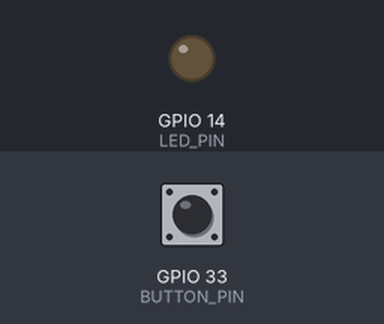
Recording of a sketch running on a simulated ESP32. Parts: output pins drawn as LEDs (lit = HIGH). Inputs (shaded band) come from the test bench; at power-on: GPIO 33 (BUTTON_PIN) HIGH.

Above: at 1.2 s.
1.3 s: GPIO 33 (BUTTON_PIN) pulled LOW for 0.15 s
At 1.37 s:
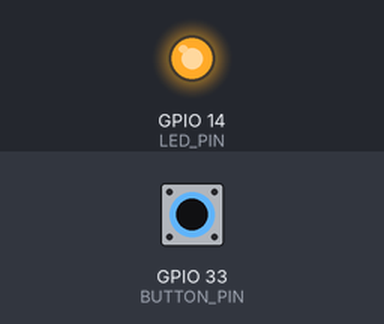
2.9 s: GPIO 33 (BUTTON_PIN) pulled LOW for 3.2 s
At 6.5 s:
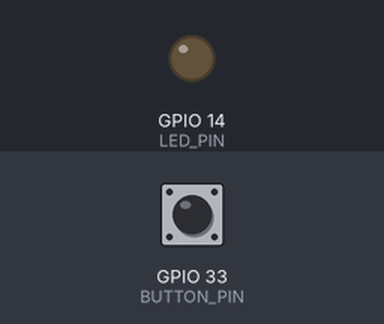
Timing chart, 0 to 8.0 s (numbered marks = the images above; inputs shaded):
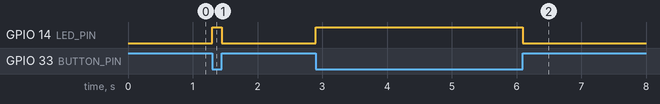

Measured:
- after the input at 1.3 s, GPIO 14 (LED_PIN): LOW → HIGH at once, → LOW 0.15 s later
- after the input at 2.9 s, GPIO 14 (LED_PIN): LOW → HIGH at once, → LOW 3.2 s later

The sketch:

Push_Button_with_Led.ino
```cpp
//Prateek
//www.justdoelectronics.com
//https://www.youtube.com/c/JustDoElectronics

#define BUTTON_PIN 33
#define LED_PIN    14

int button_state = 0;

void setup() {

  pinMode(LED_PIN, OUTPUT);
  pinMode(BUTTON_PIN, INPUT_PULLUP);
}

void loop() {

  button_state = digitalRead(BUTTON_PIN);
  if (button_state == LOW)
    digitalWrite(LED_PIN, HIGH);
  else
    digitalWrite(LED_PIN, LOW);
}
```
